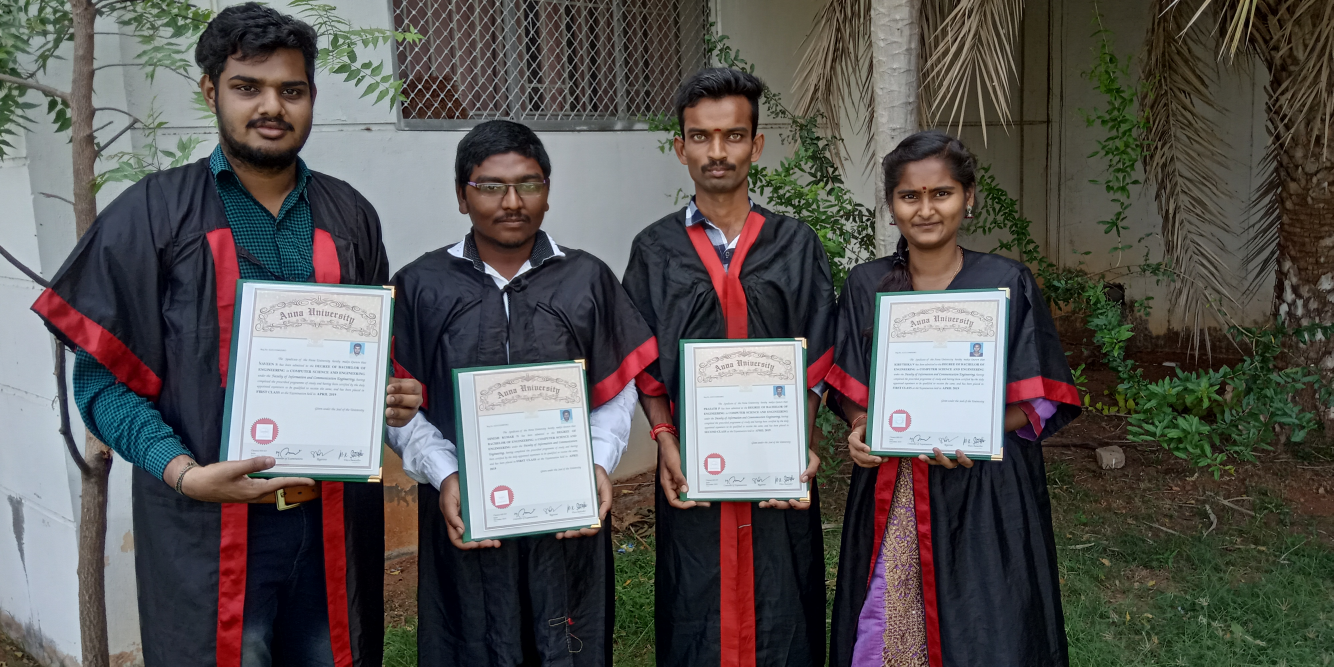
#> input picture Resources/group.jpg, 4000 x 2000 px, found by its file name (shown at 1/3 size)
$ python 'Basic Functions.py'
#> lines starting #> are read from the running program, lines starting #| are printed output that depends on the picture; after the words box and inside, x2 and y2 are one past the last pixel; in counts of white or black regions, pixels touching at a corner belong together
import cv2
import numpy as np

img = cv2.imread('Resources/group.jpg')
#> img is the input picture: shape (2000, 4000, 3); mean B, G, R 83.2, 85.3, 88.3
kernel = np.ones((5, 5), np.uint8)

if img is not None:

    imgGray = cv2.cvtColor(img, cv2.COLOR_BGR2GRAY)  # Convert to Gray Image
    imgBlur = cv2.GaussianBlur(imgGray, (7, 7), 0)  # Make Blur Image
    imgCanny = cv2.Canny(img, 150, 200)  # To Detect the Edge of Image, If threshold Increases then edge is low
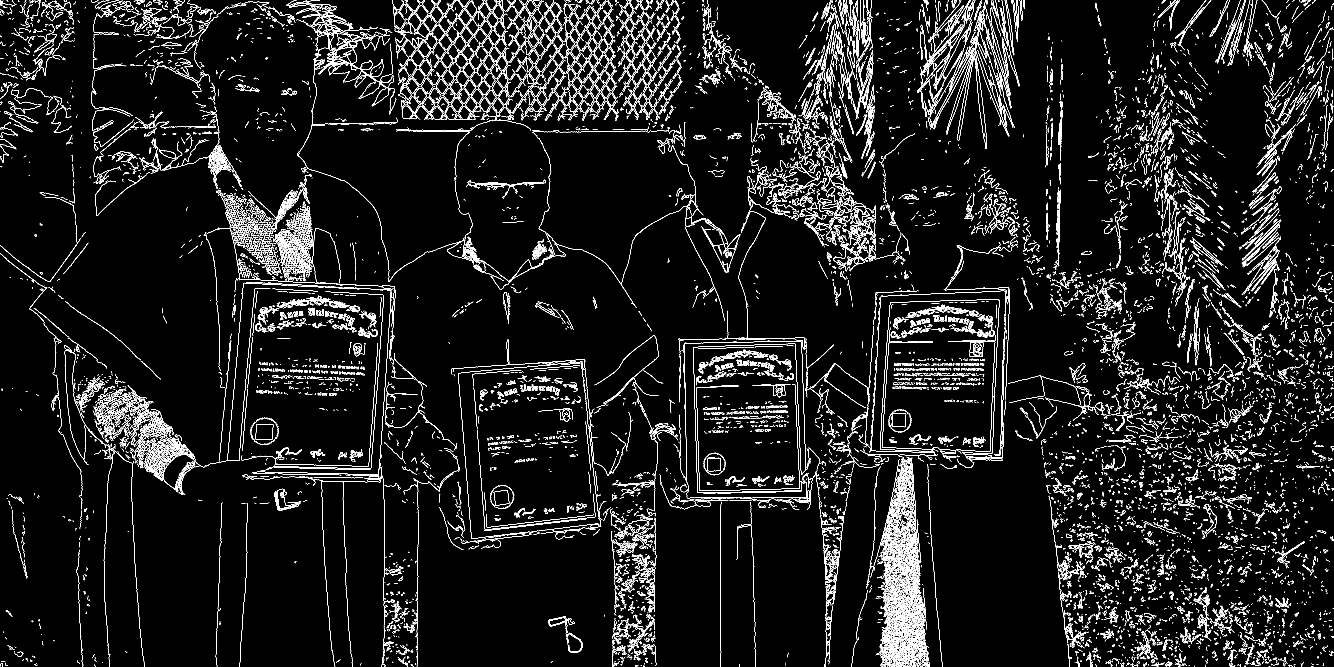
#> imgCanny: shape (2000, 4000) (shown at 1/3 size); 5% white in thin lines or dots
    imgDilation = cv2.dilate(imgCanny, kernel, iterations=1)  # If Iteration increases, thickness will increase
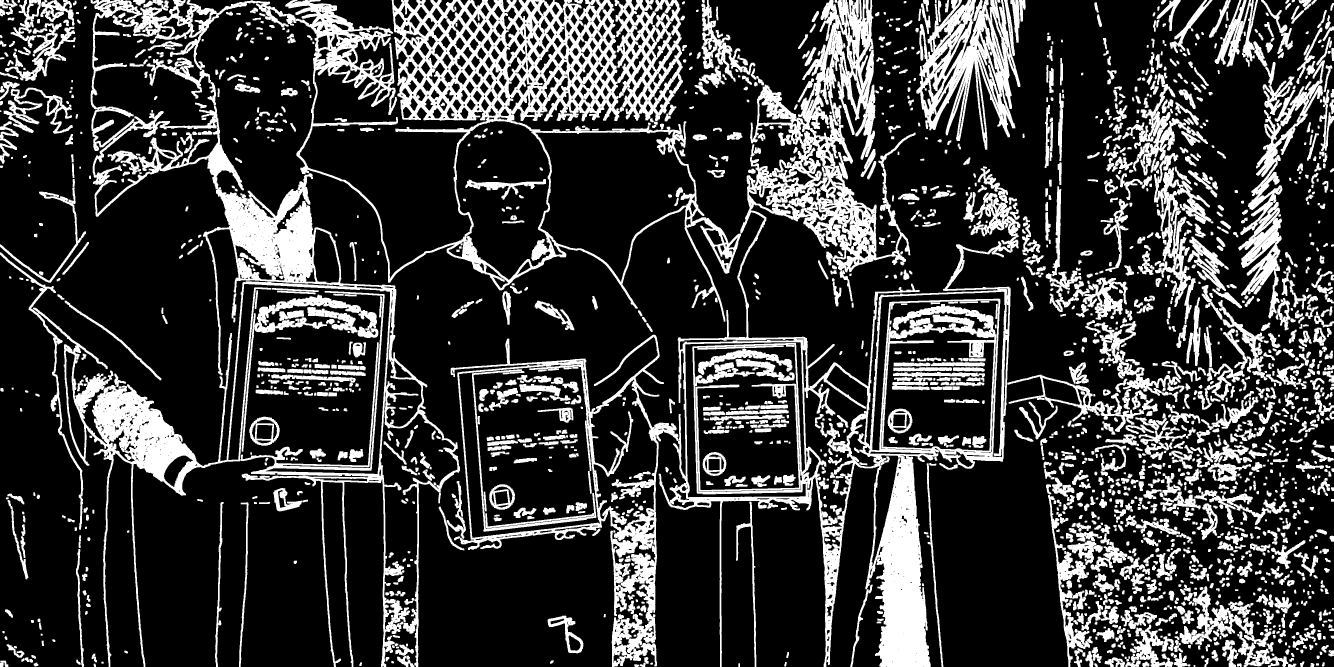
#> imgDilation: shape (2000, 4000) (shown at 1/3 size); 23% white; 2009 white regions, largest, box (x1, y1, x2, y2) and area: (1352, 0, 3061, 2000) 428279, (338, 0, 2223, 965) 278039, (0, 0, 1380, 2000) 241214
    imgEroded = cv2.erode(imgDilation, kernel, iterations=1)  # Opposite of Dilation
#> imgEroded: shape (2000, 4000); 10.2% white; 2928 white regions (1321 under 20 px), largest, box (x1, y1, x2, y2) and area: (1978, 0, 3032, 2000) 167518, (858, 0, 2221, 963) 100943, (193, 522, 1371, 2000) 100258

    imgGrayShow = cv2.resize(imgGray, (960, 540))
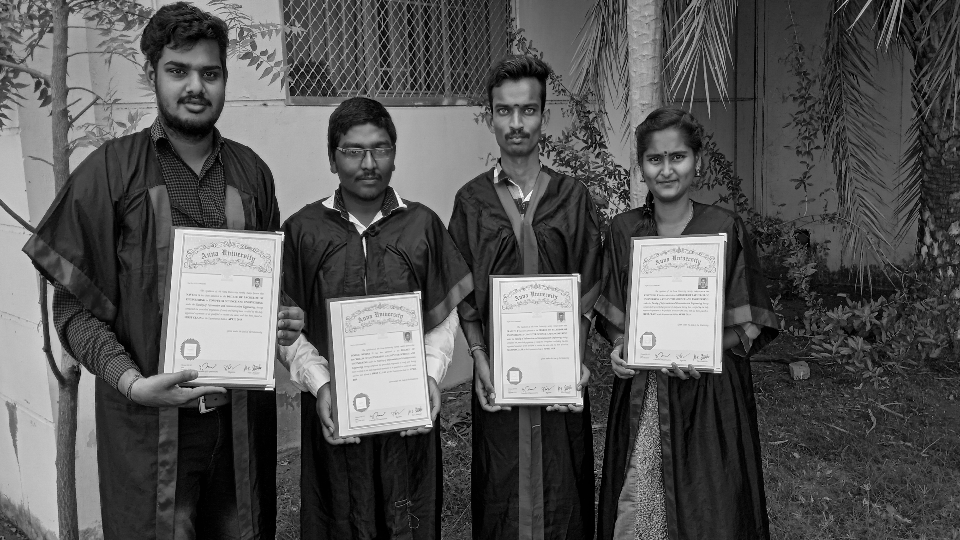
#> imgGrayShow: shape (540, 960); min 0, max 253, mean 85.8
    imgBlurShow = cv2.resize(imgGray, (960, 540))
    imgCannyShow = cv2.resize(imgCanny, (960, 540))
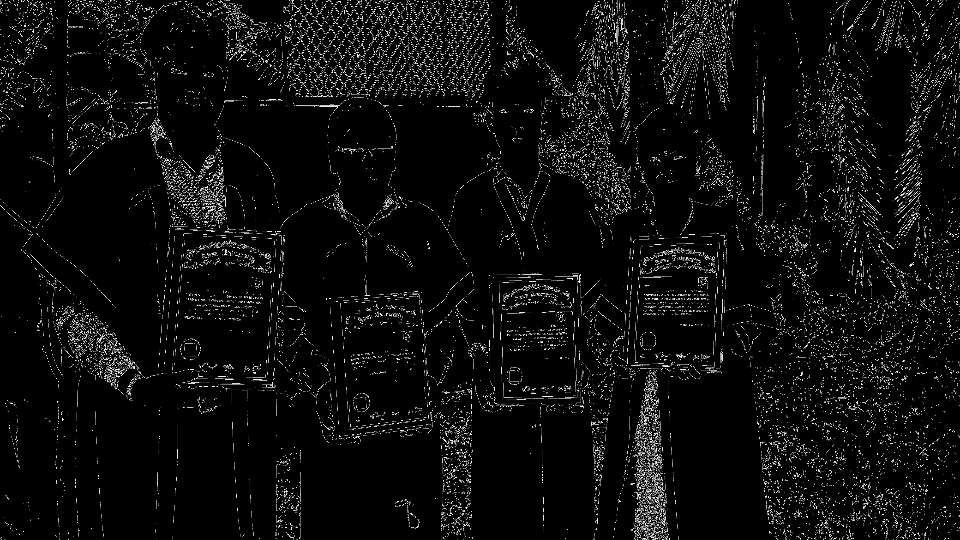
#> imgCannyShow: shape (540, 960); min 0, max 255, mean 12.7
    imgDilationShow = cv2.resize(imgDilation, (960, 540))
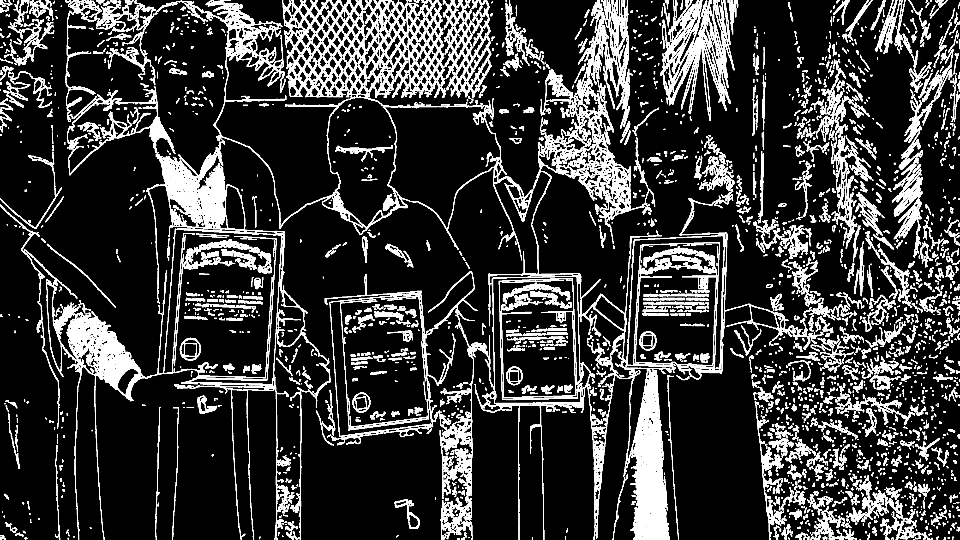
#> imgDilationShow: shape (540, 960); min 0, max 255, mean 58.6
    imgErodedShow = cv2.resize(imgEroded, (960, 540))
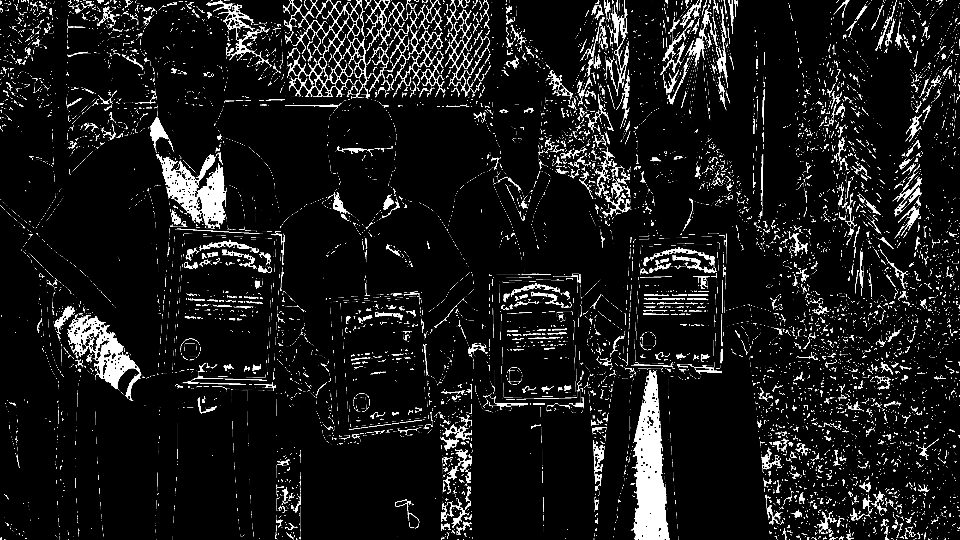
#> imgErodedShow: shape (540, 960); min 0, max 255, mean 25.9

    cv2.imshow("Gray Image", imgGrayShow)
    cv2.imshow("Blur Image", imgBlurShow)
    cv2.imshow("Canny Image", imgCannyShow)
    cv2.imshow("Dilation Image", imgDilationShow)
    cv2.imshow("Eroded Image", imgErodedShow)

    cv2.waitKey(0)
else:
    print("Image is not available")

$ run again, with Resources/1.jpg copied over Resources/group.jpg
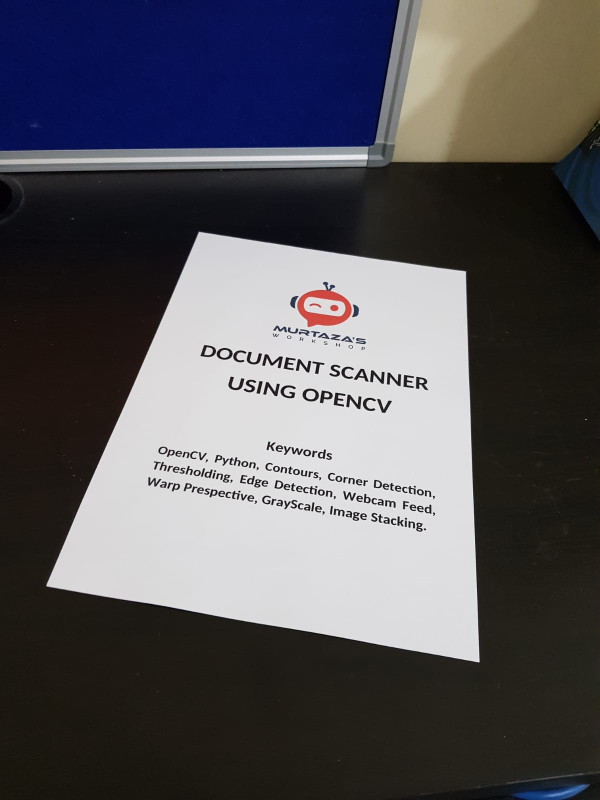
#> input picture Resources/1.jpg, 1200 x 1600 px, found by its file name (shown at 1/2 size)
#> img is the input picture: shape (1600, 1200, 3); mean B, G, R 89.7, 85.2, 86.8
#> `imgCanny = cv2.Canny(img, 150, 200)`:
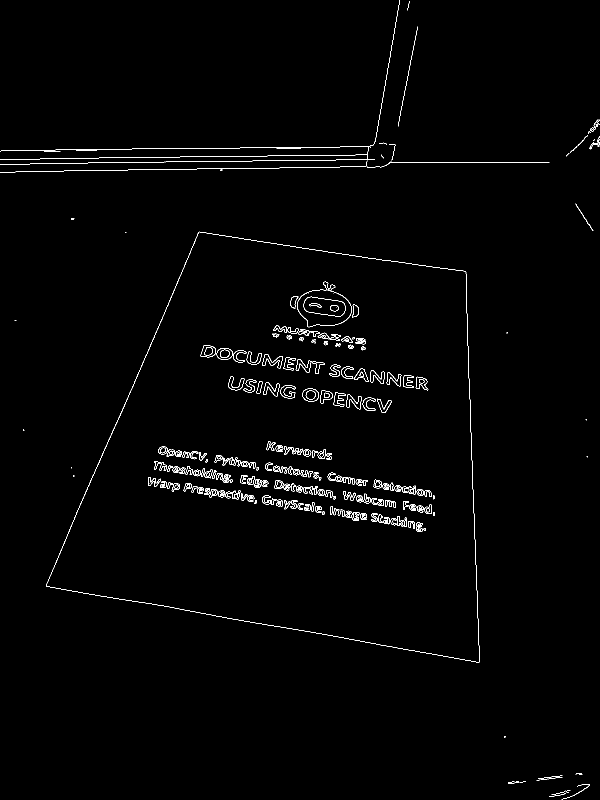
#> imgCanny: shape (1600, 1200) (shown at 1/2 size); 1.1% white in thin lines or dots
#> imgDilation: shape (1600, 1200); 5.2% white; 48 white regions, largest, box (x1, y1, x2, y2) and area: (0, 0, 1101, 347) 19481, (91, 461, 962, 1327) 16867, (399, 688, 651, 750) 5568
#> imgEroded: shape (1600, 1200); 2.1% white; 59 white regions (11 under 20 px), largest, box (x1, y1, x2, y2) and area: (0, 0, 1099, 345) 4085, (93, 463, 960, 1325) 3055, (308, 922, 466, 966) 2032
#> `imgErodedShow = cv2.resize(imgEroded, (960, 540))`:
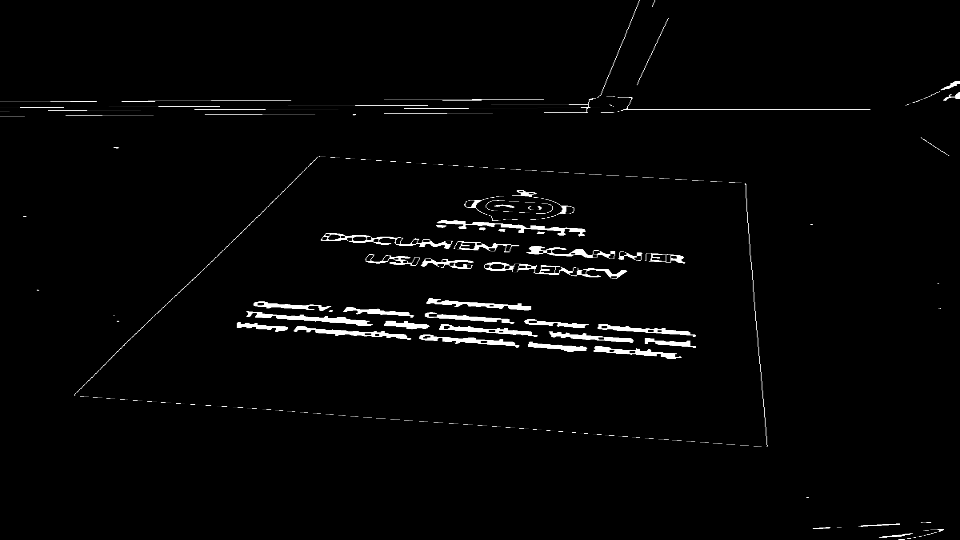
#> imgErodedShow: shape (540, 960); min 0, max 255, mean 5.5
